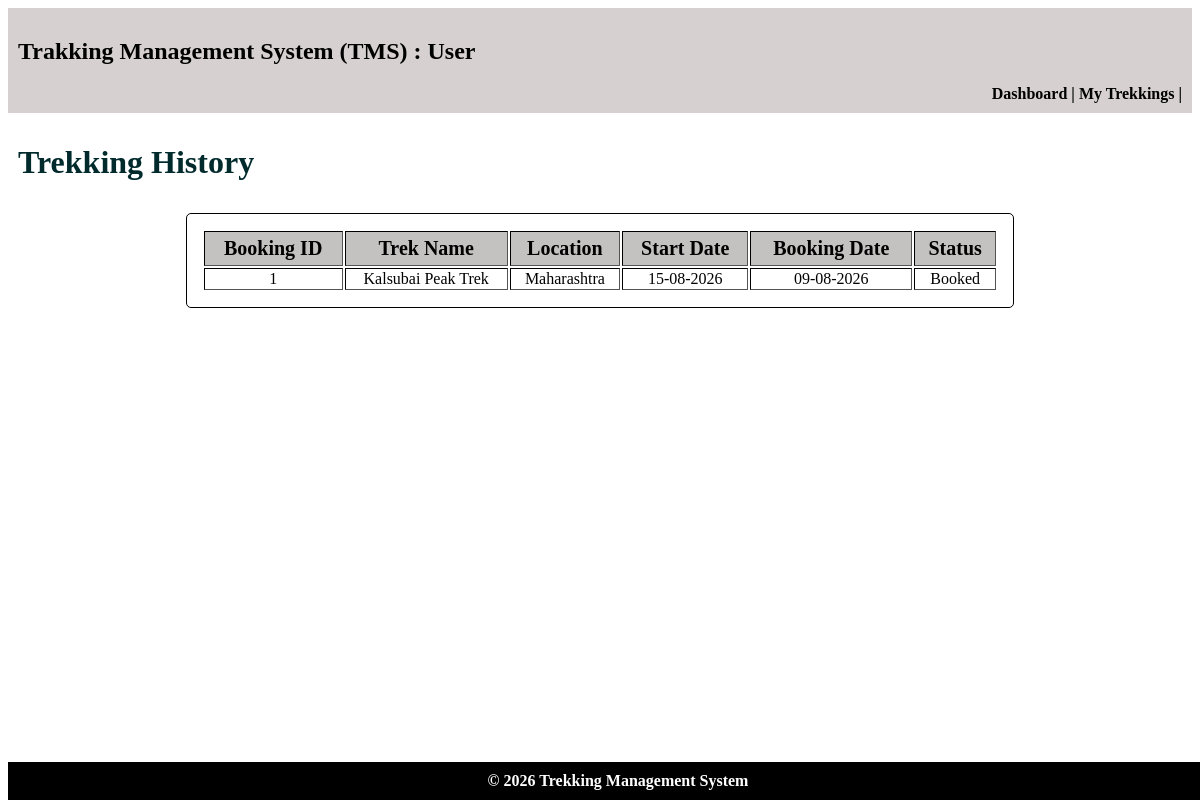
Screenshot of /user/history/2 with the database file from the repository.
### models.py (models this page shows)
class Bookings(db.Model):
    __tablename__ = "bookings"
    booking_id = db.Column(db.Integer,primary_key=True)
    trekker_id = db.Column(db.Integer,db.ForeignKey("trekker_profiles.trekker_id"),nullable=False)
    trek_id = db.Column(db.Integer,db.ForeignKey("treks.trek_id"),nullable=False)
    booking_status = db.Column(db.Integer,nullable=False,default=0)     # 0 = Booked, 1 = Cancelled  2 = Completed
    booking_date = db.Column(db.Date,nullable=False)
    __table_args__ = (
        db.UniqueConstraint(
            "trekker_id",
            "trek_id",
            name="unique_trekker_trek"
        ),
    )

class Treks(db.Model):
    __tablename__ = "treks"
    trek_id = db.Column(db.Integer,primary_key=True)
    trek_name = db.Column(db.String, nullable=False)
    location = db.Column(db.String, nullable=False)
    duration_days = db.Column(db.Integer,nullable=False)
    total_slots = db.Column(db.Integer,nullable=False)
    avail_slots = db.Column(db.Integer,nullable=False)
    staff_id = db.Column(db.Integer,db.ForeignKey("staff_profiles.staff_id"),nullable=True)
    difficulty = db.Column(db.Integer,nullable=False, default=0)    # 0 = Easy, 1 = Moderate, 2 = Hard
    trek_status = db.Column(db.Integer,nullable=False,default=0)    # 0 = Pending, 1 = Approved, 2 = Open, 3 = Closed, 4 = Completed
    start_date = db.Column(db.Date,nullable=False)
    end_date = db.Column(db.Date, nullable=False)
    description = db.Column(db.String,nullable=False)
    bookings = db.relationship(
        "Bookings",
        cascade="all, delete",
        backref="treks"
    )

### controller.py (the view)
@app.route("/user/history/<int:user_id>")
def user_history(user_id):
    user = db.session.query(Users).filter(Users.id == user_id).first()
    if not user:
        return "User not found."
    trek_history = db.session.query(Bookings).filter(Bookings.trekker_id == user_id
    ).order_by(Bookings.booking_date.desc()).all()
    return render_template(
        "user_history.html",user=user,user_id=user_id,trek_history=trek_history)

### templates/user_history.html (shortened to what this page needs)
<!DOCTYPE html>
<html lang="en">
<head>
    <link rel="stylesheet" href="/static/main.css">
</head>
<body>
    <header>
        <h2>Trakking Management System (TMS) : User</h2>
        <nav>
            <a href="{{ url_for('user_dashboard', user_id=user_id) }}"> Dashboard </a>|
            <a href="{{ url_for('user_history', user_id=user_id) }}"> My Trekkings </a>|
        </nav>
    </header>
    <main>
        <h1>Trekking History</h1>
        <table class="normal" border="1">
            <tr><th>Booking ID</th> <th>Trek Name</th> <th>Location</th> <th>Start Date</th> <th>Booking Date</th> <th>Status</th></tr>
            {% for booking in trek_history %}
            <tr><td>{{ booking.booking_id }}</td>
                <td>{{ booking.treks.trek_name }}</td>
                <td>{{ booking.treks.location }}</td>
                <td>{{ booking.treks.start_date.strftime('%d-%m-%Y') }}</td>
                <td>{{ booking.booking_date.strftime('%d-%m-%Y') }}</td>
                <td>
                {% if booking.booking_status == 0 %}
                    Booked
                {% elif booking.booking_status == 1 %}
                    Cancelled
                {% elif booking.booking_status == 2 %}
                    Completed
                {% endif %}
                </td>
            </tr>
                    {% else %}
        <tr><td colspan="6">You have not registered for any treks yet.</td></tr>
        {% endfor %}
        </table>
    </main>
    <footer>© 2026 Trekking Management System</footer>
</body>
</html>

### static/main.css (style rules this page uses)
body { padding-bottom: 50px; }
footer { background:black; color:white; text-align:center; font-weight:bold; padding:10px; bottom: 0; position: fixed; width: 100%; }
header { background:rgb(214, 208, 208); text-align: justify; padding:10px; }
table th { background: rgb(196, 193, 193); font-size: 20px; padding: 5px; }
.normal { text-align: center; padding: 15px; margin:auto; width:70%; border: 1px solid black; border-radius: 5px; }
nav { text-align: right; font-weight: bold; }
nav a { color: black; text-decoration: none; }
h1 { padding: 10px; color: rgb(1, 42, 45); }

### rows the page displays
Bookings: booking_id "1", treks.trek_name "Kalsubai Peak Trek", treks.location "Maharashtra", treks.start_date "15-08-2026", booking_date "09-08-2026", booking_status "Booked"
